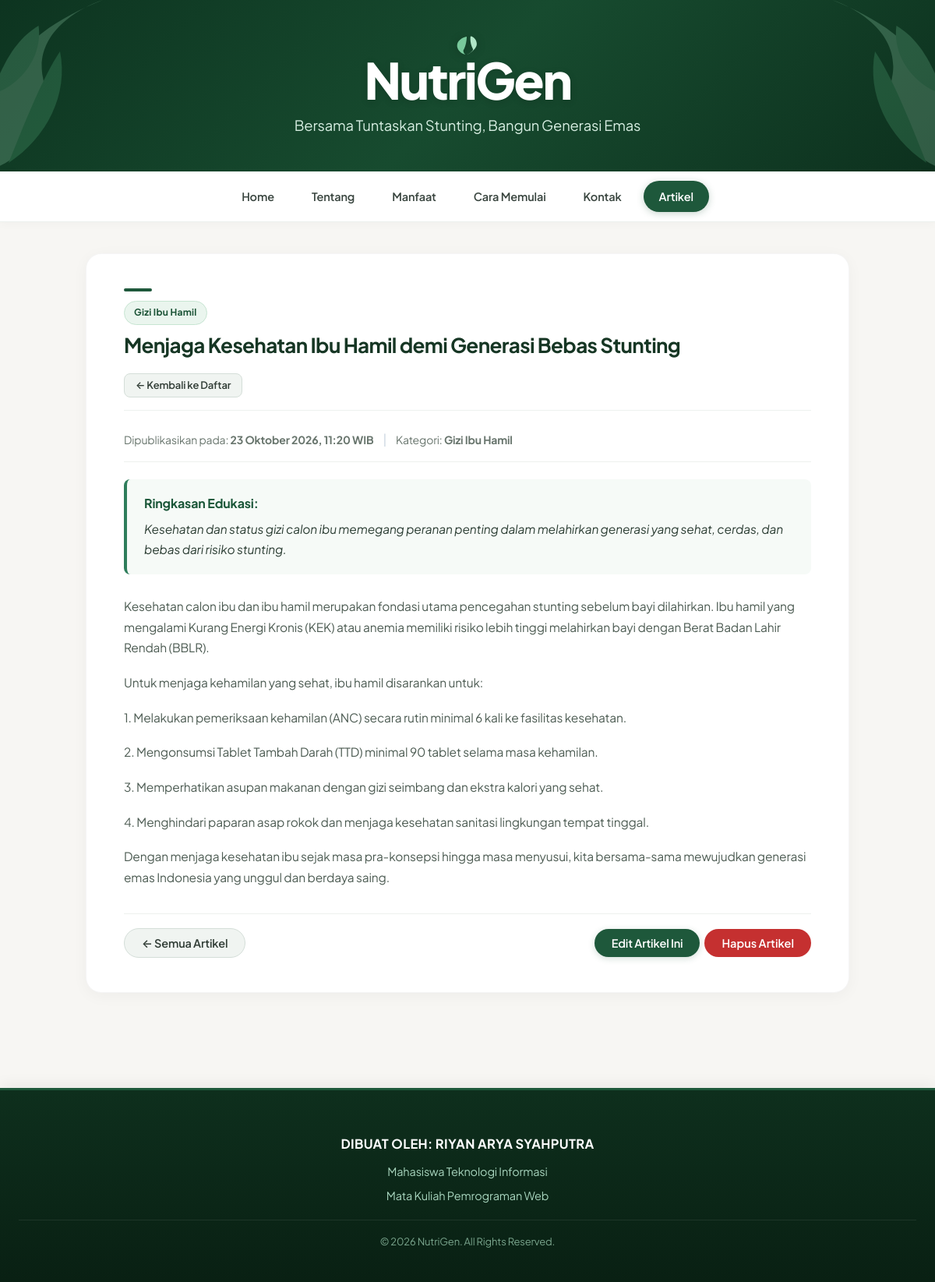
The app's page /detail.php?id=4 with its own data.
### tables this page shows
CREATE TABLE `artikel` (
  `id` INT(11) NOT NULL AUTO_INCREMENT,
  `judul` VARCHAR(150) NOT NULL,
  `kategori` VARCHAR(100) NOT NULL,
  `ringkasan` VARCHAR(255) NOT NULL,
  `isi` TEXT NOT NULL,
  `tanggal_dibuat` TIMESTAMP NOT NULL DEFAULT CURRENT_TIMESTAMP,
  PRIMARY KEY (`id`)
);

### includes/functions.php (called while the page is built, shortened)
<?php
function e(?string $teks): string {
    return htmlspecialchars($teks ?? '', ENT_QUOTES, 'UTF-8');
}
function format_tanggal_indonesia(?string $datetime): string {
    $timestamp = strtotime($datetime);
    $bulan = [
        1 => 'Januari',
        2 => 'Februari',
        3 => 'Maret',
        4 => 'April',
        5 => 'Mei',
        6 => 'Juni',
        7 => 'Juli',
        8 => 'Agustus',
        9 => 'September',
        10 => 'Oktober',
        11 => 'November',
        12 => 'Desember'
    ];
    $hari = date('j', $timestamp);
    $bulan_index = (int)date('n', $timestamp);
    $tahun = date('Y', $timestamp);
    $jam = date('H:i', $timestamp);
    $nama_bulan = $bulan[$bulan_index] ?? '';
    return "{$hari} {$nama_bulan} {$tahun}, {$jam} WIB";
}

### detail.php (the view, shortened to what this page needs)
<?php
require_once __DIR__ . '/includes/koneksi.php';
require_once __DIR__ . '/includes/functions.php';
$id = isset($_GET['id']) ? (int)$_GET['id'] : 0;
$artikel = null;
$error_pesan = null;
if ($id <= 0) {
    $error_pesan = 'ID artikel tidak valid.';
} elseif (empty($koneksi)) {
    $error_pesan = 'Koneksi database tidak tersedia. Pastikan Laragon MySQL aktif.';
} else {
    $sql = "SELECT id, judul, kategori, ringkasan, isi, tanggal_dibuat FROM artikel WHERE id = ? LIMIT 1";
    $stmt = mysqli_prepare($koneksi, $sql);
    if ($stmt) {
        mysqli_stmt_bind_param($stmt, 'i', $id);
        mysqli_stmt_execute($stmt);
        $res = mysqli_stmt_get_result($stmt);
        $artikel = mysqli_fetch_assoc($res);
    } else {
        $error_pesan = 'Terjadi kesalahan sistem dalam pengambilan data artikel.';
    }
}
require_once __DIR__ . '/includes/header.php';
require_once __DIR__ . '/includes/navbar.php';
?>
    <main>
        <?php if ($error_pesan || !$artikel): ?>
            <section class="card-box">
                <div class="empty-state">
                    <h2 style="justify-content: center; border-bottom: none; margin-bottom: 12px;">Artikel Tidak Ditemukan</h2>
                    <p><?= e($error_pesan ?? 'Data artikel yang Anda cari tidak tersedia.') ?></p>
                    <div style="margin-top: 24px;">
                        <a href="artikel.php" class="btn btn-primary">&larr; Kembali ke Daftar Artikel</a>
                        <a href="index.php" class="btn btn-secondary">Menuju Halaman Utama</a>
                    </div>
                </div>
            </section>
        <?php else: ?>
            <article class="card-box">
                <div style="display: flex; justify-content: space-between; align-items: flex-start; margin-bottom: 24px; padding-bottom: 16px; border-bottom: 1px solid #edf1ee; gap: 16px; flex-wrap: wrap;">
                    <div>
                        <div class="accent-bar"></div>
                        <span class="badge-category"><?= e($artikel['kategori']) ?></span>
                        <h2 style="margin-top: 10px; margin-bottom: 4px;"><?= e($artikel['judul']) ?></h2>
                    </div>
                    <div>
                        <a href="artikel.php#kelola-artikel" class="btn btn-secondary btn-sm">&larr; Kembali ke Daftar</a>
                    </div>
                </div>
                <div class="article-detail-meta">
                    <span class="date">
                        Dipublikasikan pada: <strong><?= e(format_tanggal_indonesia($artikel['tanggal_dibuat'])) ?></strong>
                    </span>
                    <span style="color: #cbd5e1;">|</span>
                    <span class="date">Kategori: <strong><?= e($artikel['kategori']) ?></strong></span>
                </div>
                <div style="background-color: #f6faf7; border-left: 4px solid #2e7d5b; padding: 18px 22px; border-radius: 8px; margin-bottom: 28px;">
                    <strong style="color: #1a5638; display: block; margin-bottom: 6px;">Ringkasan Edukasi:</strong>
                    <p style="margin-bottom: 0; font-size: 15.5px; color: #2c3e34; font-style: italic;">
                        <?= e($artikel['ringkasan']) ?>
                    </p>
                </div>
                <div class="article-detail-content">
                    <?php
                    $paragraf_list = explode("\n", str_replace(["\r\n", "\r"], "\n", $artikel['isi']));
                    foreach ($paragraf_list as $paragraf):
                        $paragraf = trim($paragraf);
                        if ($paragraf === '') continue;
                    ?>
                        <p><?= e($paragraf) ?></p>
                    <?php endforeach; ?>
                </div>
                <div class="form-actions" style="justify-content: space-between;">
                    <a href="artikel.php#kelola-artikel" class="btn btn-secondary">&larr; Semua Artikel</a>
                    <div class="action-buttons">
                        <a href="edit.php?id=<?= (int)$artikel['id'] ?>" class="btn btn-primary">Edit Artikel Ini</a>
                        <form action="hapus.php" method="POST">
                            <button type="submit" class="btn btn-danger">Hapus Artikel</button>
                        </form>
                    </div>
                </div>
            </article>
        <?php endif; ?>
    </main>
<?php
require_once __DIR__ . '/includes/footer.php';
?>

### assets/css/style.css (style rules this page uses)
*, *::before, *::after { box-sizing: border-box; margin: 0; padding: 0; }
html { scroll-behavior: smooth; scroll-padding-top: 80px; font-size: 16px; -webkit-font-smoothing: antialiased; -moz-osx-font-smoothing: grayscale; }
body { font-family: 'Plus Jakarta Sans', -apple-system, BlinkMacSystemFont, 'Inter', 'Segoe UI', Roboto, sans-serif; background-color: #f7f6f3; color: #242e28; line-height: 1.68; letter-spacing: -0.01em; min-height: 100vh; display: flex; flex-direction: column; }
main { width: 92%; max-width: 980px; margin: 40px auto; flex: 1; }
section, .card-box { background: #ffffff; border-radius: 20px; border: 1px solid rgba(0, 0, 0, 0.04); box-shadow: 0 4px 20px rgba(0, 0, 0, 0.04); padding: 44px 48px; margin-bottom: 32px; }
.accent-bar { width: 36px; height: 4px; background-color: #1e583b; border-radius: 2px; margin-bottom: 12px; }
h2 { font-size: 26px; font-weight: 700; letter-spacing: -0.025em; color: #163624; margin-bottom: 10px; line-height: 1.25; }
p { font-size: 15.5px; font-weight: 400; color: #4d5c53; line-height: 1.72; margin-bottom: 18px; }
p:last-of-type { margin-bottom: 0; }
.btn { display: inline-flex; align-items: center; justify-content: center; gap: 8px; font-family: inherit; font-size: 14.5px; font-weight: 600; text-decoration: none; padding: 9px 22px; border-radius: 999px; border: none; cursor: pointer; transition: all 0.2s ease; line-height: 1.3; }
.btn-primary { background-color: #1e583b; color: #ffffff; box-shadow: 0 2px 8px rgba(30, 88, 59, 0.2); }
.btn-secondary { background-color: #f0f4f1; color: #313d36; border: 1px solid #d4ded8; }
.btn-danger { background-color: #c53030; color: #ffffff; }
.btn-sm { padding: 6px 14px; font-size: 13px; border-radius: 8px; }
.form-actions { display: flex; align-items: center; gap: 12px; margin-top: 28px; padding-top: 18px; border-top: 1px solid #edf1ee; }
.badge-category { display: inline-block; background: #eaf5ee; color: #1b5336; font-size: 12px; font-weight: 700; padding: 4px 12px; border-radius: 999px; letter-spacing: 0.02em; border: 1px solid #c7e5d2; }
.article-detail-meta { display: flex; align-items: center; flex-wrap: wrap; gap: 12px; margin-bottom: 22px; padding-bottom: 14px; border-bottom: 1px solid #edf1ee; }
.article-detail-meta .date { font-size: 14px; color: #68756d; }
.article-detail-content { font-size: 16px; line-height: 1.85; color: #2b3630; margin-bottom: 32px; }
.article-detail-content p { margin-bottom: 18px; }
.action-buttons { display: flex; align-items: center; gap: 6px; flex-wrap: wrap; }
.action-buttons form { display: inline-block; margin: 0; }

### records on screen
artikel: kategori "Gizi Ibu Hamil", judul "Menjaga Kesehatan Ibu Hamil demi Generasi Bebas Stunting", tanggal_dibuat "23 Oktober 2026, 11:20 WIB", ringkasan "Kesehatan dan status gizi calon ibu memegang peranan penting dalam melahirkan generasi yang sehat, cerdas, dan bebas dari risiko stunting.", isi "Kesehatan calon ibu dan ibu hamil merupakan fondasi utama pencegahan stunting sebelum bayi dilahirkan. Ibu hamil yang mengalami Kurang Energi Kronis (KEK) atau anemia memiliki risiko lebih tinggi melahirkan bayi dengan Berat Badan Lahir Rendah (BBLR).", isi "Untuk menjaga kehamilan yang sehat, ibu hamil disarankan untuk:", isi "1. Melakukan pemeriksaan kehamilan (ANC) secara rutin minimal 6 kali ke fasilitas kesehatan.", isi "2. Mengonsumsi Tablet Tambah Darah (TTD) minimal 90 tablet selama masa kehamilan.", isi "3. Memperhatikan asupan makanan dengan gizi seimbang dan ekstra kalori yang sehat.", isi "4. Menghindari paparan asap rokok dan menjaga kesehatan sanitasi lingkungan tempat tinggal.", isi "Dengan menjaga kesehatan ibu sejak masa pra-konsepsi hingga masa menyusui, kita bersama-sama mewujudkan generasi emas Indonesia yang unggul dan berdaya saing."
